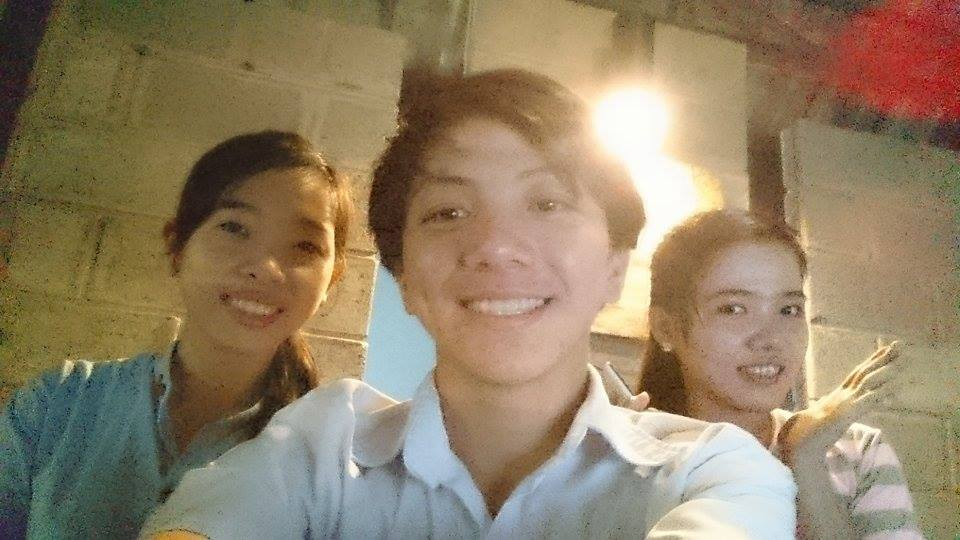
//> input picture source/aria/example/img.jpg, 960 x 540 px
$ ./anhxam   (built with g++ and OpenCV 4)
//> lines starting //> are read from the running program, lines starting //| are printed output that depends on the picture
#include <opencv2/core.hpp>
#include <opencv2/highgui.hpp>
#include <opencv2/imgproc.hpp>
#include <iostream>

using namespace cv;
using namespace std;

int main( )
{
 Mat src1;
 src1 = imread("img.jpg", CV_LOAD_IMAGE_COLOR);
//> src1 is the input picture: 540 rows x 960 cols, CV_8UC3; mean B, G, R 102, 128.8, 146.2

 Mat gray, dst;

 // convert to gray
 cvtColor(src1, gray, CV_BGR2GRAY);
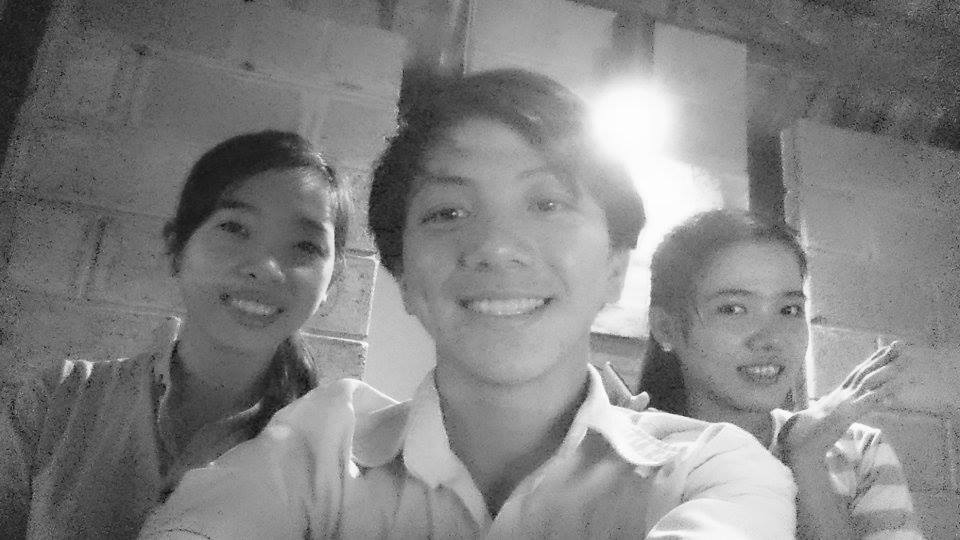
//> gray: 540 rows x 960 cols, CV_8UC1; min 4, max 255, mean 130.9
 namedWindow( "Original image", CV_WINDOW_AUTOSIZE );
 imshow( "Original image", gray );

 // hisogram equalization
 equalizeHist( gray, dst );
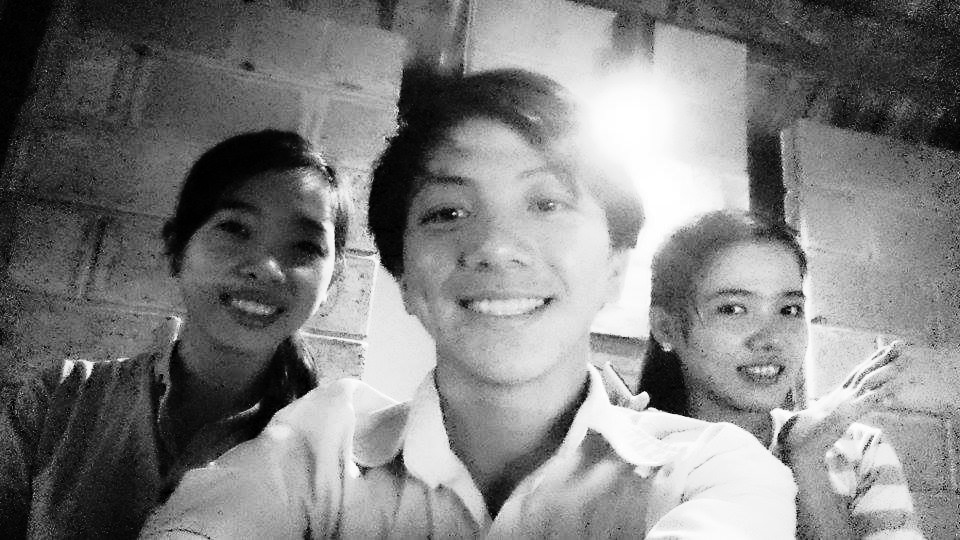
//> dst: 540 rows x 960 cols, CV_8UC1; min 0, max 255, mean 128.3

 namedWindow("image", CV_WINDOW_AUTOSIZE);
 imshow("image", dst);

 waitKey(0);
 return 0;
}
